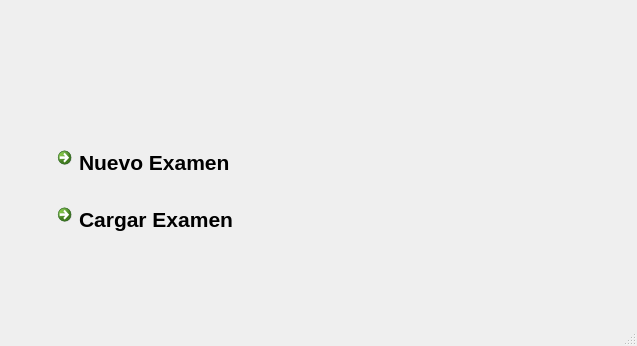
<?xml version="1.0" encoding="UTF-8"?>
<ui version="4.0">
 <class>MainWindow</class>
 <widget class="QMainWindow" name="MainWindow">
  <property name="geometry">
   <rect>
    <x>0</x>
    <y>0</y>
    <width>637</width>
    <height>346</height>
   </rect>
  </property>
  <property name="windowTitle">
   <string>MainWindow</string>
  </property>
  <widget class="QWidget" name="centralwidget">
   <widget class="QWidget" name="">
    <property name="geometry">
     <rect>
      <x>50</x>
      <y>140</y>
      <width>196</width>
      <height>108</height>
     </rect>
    </property>
    <layout class="QVBoxLayout" name="verticalLayout">
     <item>
      <widget class="QCommandLinkButton" name="commandLinkButton_2">
       <property name="font">
        <font>
         <family>Segoe UI</family>
         <pointsize>16</pointsize>
         <kerning>true</kerning>
        </font>
       </property>
       <property name="text">
        <string>Nuevo Examen</string>
       </property>
       <property name="iconSize">
        <size>
         <width>40</width>
         <height>40</height>
        </size>
       </property>
      </widget>
     </item>
     <item>
      <widget class="QCommandLinkButton" name="commandLinkButton">
       <property name="font">
        <font>
         <family>Segoe UI</family>
         <pointsize>16</pointsize>
         <kerning>true</kerning>
        </font>
       </property>
       <property name="text">
        <string>Cargar Examen</string>
       </property>
      </widget>
     </item>
    </layout>
   </widget>
  </widget>
  <widget class="QMenuBar" name="menubar">
   <property name="geometry">
    <rect>
     <x>0</x>
     <y>0</y>
     <width>637</width>
     <height>21</height>
    </rect>
   </property>
  </widget>
  <widget class="QStatusBar" name="statusbar"/>
 </widget>
 <resources/>
 <connections/>
</ui>
